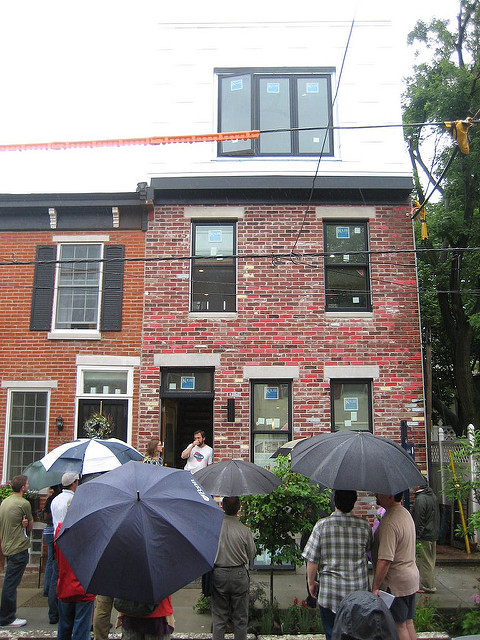
#> input picture sift/1.jpg, 480 x 640 px
$ python preprocessing.py
#> lines starting #> are read from the running program, lines starting #| are printed output that depends on the picture
from PIL import Image
im = Image.open('1.jpg')
#> im is the input picture: PIL image 480x640 RGB; mean R, G, B 140.1, 133.6, 131
box = (100,100,400,400)
region = im.transpose(Image.ROTATE_180)
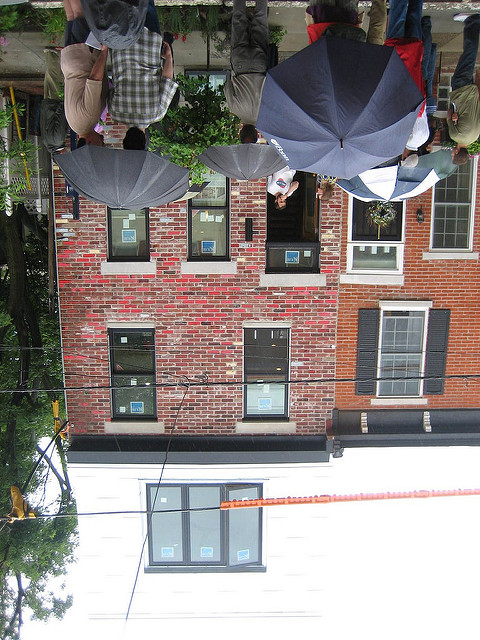
#> region: PIL image 480x640 RGB; mean R, G, B 140.1, 133.6, 131
region = region.crop(box)
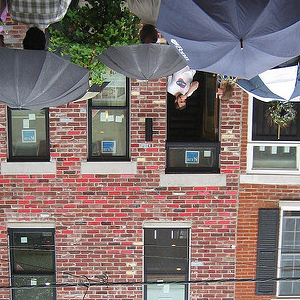
#> region: PIL image 300x300 RGB; mean R, G, B 128, 114, 112.2
region.save('2.jpg');
region.show()
